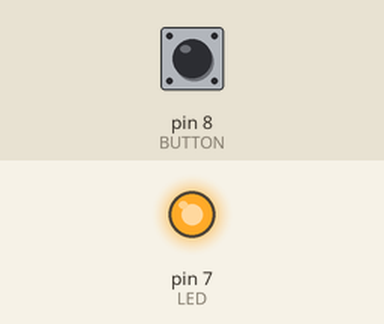
Recording of a sketch running on a simulated Arduino Uno, built with avr-gcc and run on an emulated ATmega328P. Parts: output pins drawn as LEDs (lit = HIGH). Dashed ring = blinking. The test bench sets the inputs (shaded band); at power-on: pin 8 (BUTTON) HIGH. EEPROM starts erased.

Above: at 1.2 s.
1.3 s: pin 8 (BUTTON) pulled LOW for 1 s
At 2.6 s:
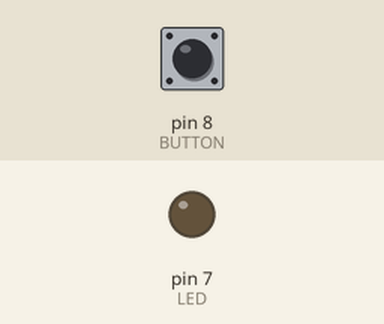
4.3 s: pin 8 (BUTTON) pulled LOW for 0.15 s
At 5.4 s:
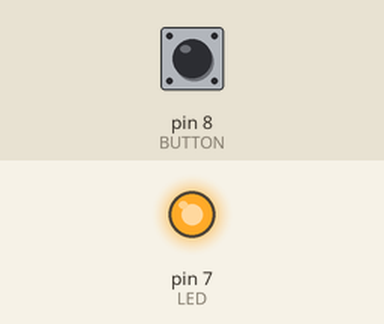
5.9 s: pin 8 (BUTTON) pulled LOW for 3.2 s
At 6.22 s:
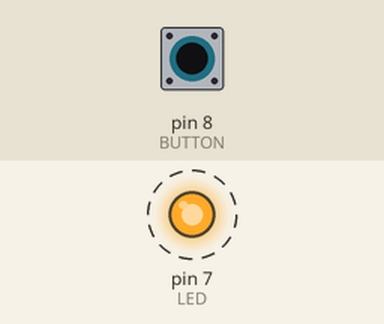
Timing chart, 0 to 10.5 s (numbered marks = the images above; inputs shaded):
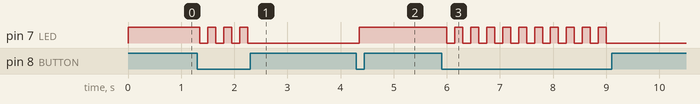

The sketch:

EEPROM.ino
```cpp
#include<EEPROM.h>
bool led_state = false;
#define LED 7
#define BUTTON 8
void setup() {
  EEPROM.begin();
  pinMode(LED, OUTPUT);
  pinMode(BUTTON, INPUT_PULLUP);
  byte val = EEPROM.read(0);
  led_state = bool(val);
}

void loop() {
  int state = !digitalRead(BUTTON);
  if (state) {
    led_state = !led_state;
    EEPROM.write(0, led_state);
  }
  if (led_state) {
    digitalWrite(LED, HIGH);
  } else {
    digitalWrite(LED, LOW);
  }
  delay(150);
}
```

Measured:
- after the input at 1.3 s, pin 7 (LED): alternates HIGH for 0.15 s and LOW for 0.15 s, 7 changes in all, then stays LOW, starting after 0.05 s
- after the input at 4.3 s, pin 7 (LED): LOW → HIGH after 0.05 s
- after the input at 5.9 s, pin 7 (LED): alternates HIGH for 0.15 s and LOW for 0.15 s, 21 changes in all, then stays LOW, starting after 0.10 s
